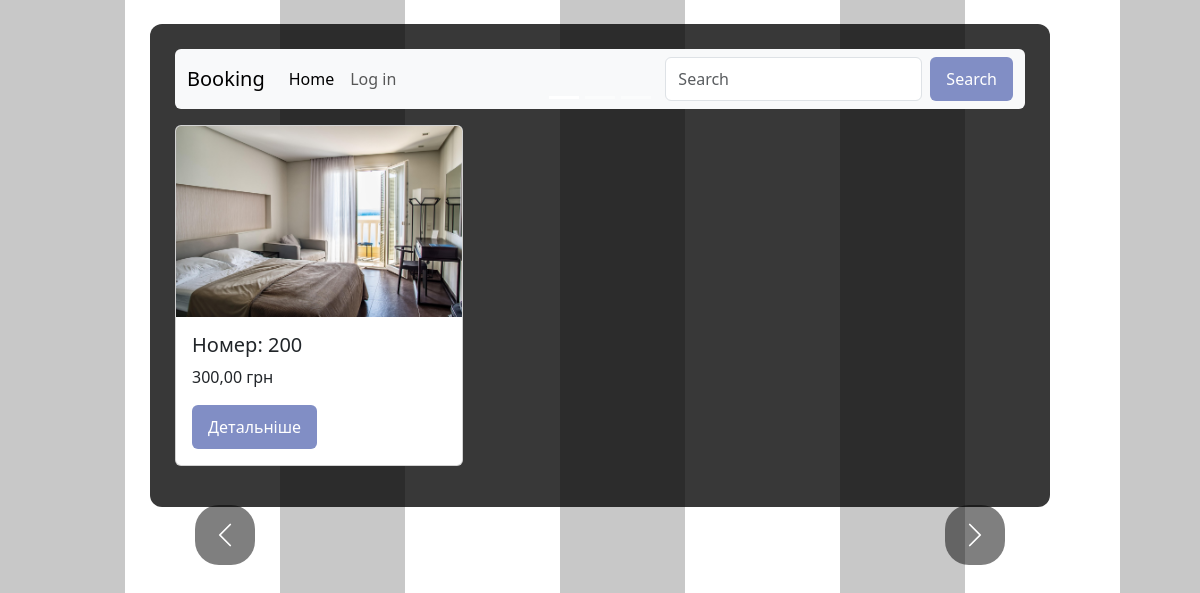
The page /room/4/ on the database its author committed.
### Booking/models.py (models this page shows, shortened)
class Room(models.Model):
    room_number = models.CharField(max_length=10, unique=True)
    room_description = models.TextField(blank=True, null=True)
    TYPE_CHOICES = [
        ('lux', 'Люкс'),
        ('std', 'Стандарт'),
        ('eco', 'Економ')
    ]
    room_type = models.CharField(max_length=50, choices=TYPE_CHOICES)
    amount_of_beds = models.IntegerField(default=1)
    max_guests = models.IntegerField(default=1)
    price_per_night = models.DecimalField(max_digits=10, decimal_places=2)
    picture = models.ImageField(upload_to='room_pictures/', blank=True, null=True)
    class Meta:
        verbose_name = 'Номер'
        verbose_name_plural = 'Номери'
        ordering = ['room_number']

### Booking/views.py (the view)
# urls.py: path('room/<int:pk>/', room_page, name='room_page'),
def room_page(request, pk):
    room = Room.objects.get(pk=pk)
    return render(request, 'booking_room/room.html', {'room': room})

### templates/booking_room/room.html (shortened to what this page needs)
{% extends 'base.html' %}
{% block content %}
<nav class="navbar navbar-expand-lg bg-body-tertiary mb-3 rounded-2 w-100">
  <div class="container-fluid">
    <a class="navbar-brand" href="{% url 'home' %}">Booking</a>
    <div class="collapse navbar-collapse" id="navbarSupportedContent">
      <ul class="navbar-nav me-auto mb-2 mb-lg-0">
        <li class="nav-item">
          <a class="nav-link active" aria-current="page" href="{% url 'home' %}">Home</a>
        </li>
        <li class="nav-item">
          <a class="nav-link" href="#">Log in</a>
        </li>
      </ul>
      <form class="d-flex" role="search">
        <input class="form-control me-2" type="search" placeholder="Search" aria-label="Search"/>
        <button class="btn btn-outline-success" type="submit">Search</button>
      </form>
    </div>
  </div>
</nav>
<div id="carouselExampleIndicators" class="carousel slide">
  <div class="carousel-indicators">
    <button type="button" data-bs-target="#carouselExampleIndicators" data-bs-slide-to="0" class="active" aria-current="true" aria-label="Slide 1"></button>
    <button type="button" data-bs-target="#carouselExampleIndicators" data-bs-slide-to="1" aria-label="Slide 2"></button>
    <button type="button" data-bs-target="#carouselExampleIndicators" data-bs-slide-to="2" aria-label="Slide 3"></button>
  </div>
  <button class="carousel-control-prev carousel_btn" type="button" data-bs-target="#carouselExampleIndicators" data-bs-slide="prev">
    <span class="carousel-control-prev-icon" aria-hidden="true"></span>
  </button>
  <button class="carousel-control-next carousel_btn" type="button" data-bs-target="#carouselExampleIndicators" data-bs-slide="next">
    <span class="carousel-control-next-icon" aria-hidden="true"></span>
  </button>
</div>
<div class="card mb-3 me-2" style="width: 18rem;">
  <img src={{room.picture.url}} class="card-img-top" alt="...">
  <div class="card-body">
    <h5 class="card-title">Номер: {{room.room_number}}</h5>
    <p class="card-text">{{room.price_per_night}} грн</p>
    <a href="{% url 'room_page' room.pk %}" class="btn btn-primary">Детальніше</a>
  </div>
</div>
{% endblock  %}

### static/css/style.css (style rules this page uses)
body { background-image: linear-gradient(to right, rgba(0, 0, 0, 0.216) 125px, transparent 2px), url(https://images.wallpaperscraft.com/image/single/sunset_horizon_sea_128766_1280x720.jpg); background-size: 280px 100%, cover; background-repeat: repeat, no-repeat; background-position: 0 0, center; background-attachment: fixed; }
button, .btn { background-color: #818EC5; color: white; border: none; padding: 10px 16px; border-radius: 6px; cursor: pointer; transition: background-color 0.3s ease; }
.carousel_btn { width: 60px; height: 60px; border-radius: 40%; margin-top: 380px; margin-left: 20px; margin-right: 20px; background-color: #000000; color: white; border: none; padding: 10px 16px; cursor: pointer; transition: background-color 0.3s ease; }

### rows shown on the page
Room: picture (picture), room_number "200", price_per_night "300,00"
